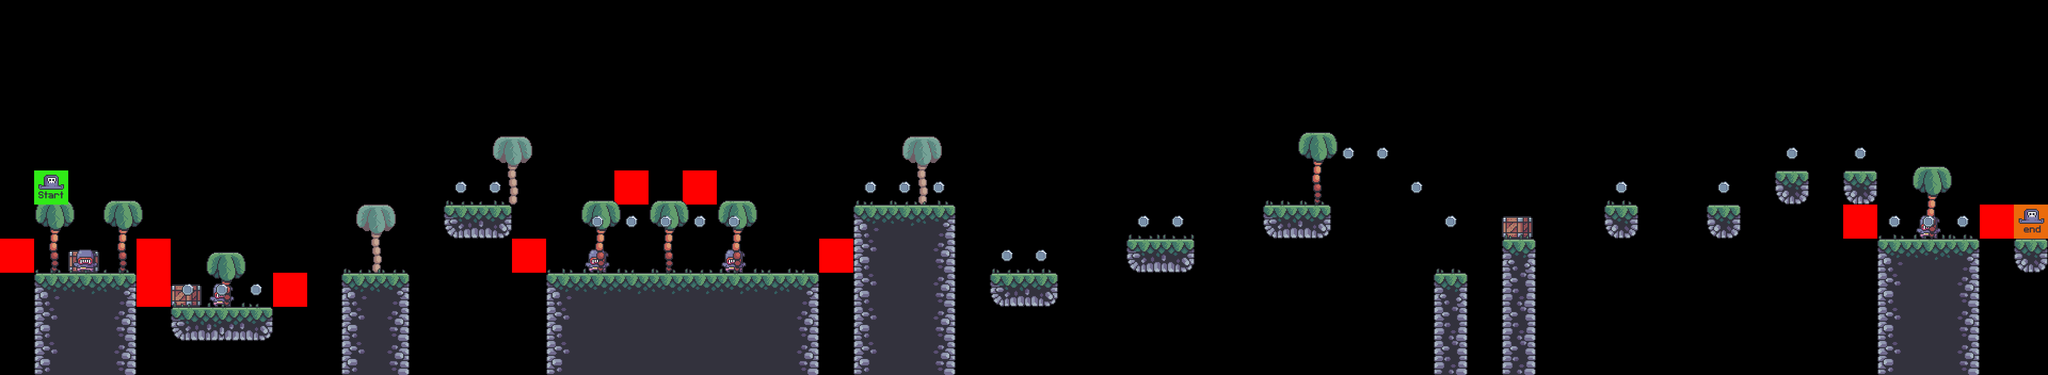

The image is a tile-based game level rendered from a .tmx file. Its description and source (layers, tilesets, objects; grid data summarised) follow:
An orthogonal 60x11 tile map with 64x64 px tiles, 9 tile layers (bg_palms, terrain, crates, grass, ...), 7 tilesets.

<map version="1.10" tiledversion="1.10.1" orientation="orthogonal" renderorder="right-down" width="60" height="11" tilewidth="64" tileheight="64" infinite="0" nextlayerid="10" nextobjectid="1">
 <editorsettings>
  <export target="../levels/0/level_0..csv" format="csv" />
 </editorsettings>
 <tileset firstgid="1" source="../tiel-set/terrain_tiles.tsx" />
 <tileset firstgid="17" source="../tiel-set/coin_tiles.tsx" />
 <tileset firstgid="19" source="../tiel-set/grass.tsx" />
 <tileset firstgid="24" source="../tiel-set/Palms.tsx" />
 <tileset firstgid="27" source="../tiel-set/crates.tsx" />
 <tileset firstgid="28" source="../tiel-set/player_tiles.tsx" />
 <tileset firstgid="30" source="../tiel-set/enemy_tile.tsx" />
 <layer id="5" name="bg_palms" width="60" height="11">
  <data>[660 cells, 3 non-empty, 1 distinct tile ids]</data>
 </layer>
 <layer id="1" name="terrain" width="60" height="11">
  <data>[660 cells, 89 non-empty, 12 distinct tile ids]</data>
 </layer>
 <layer id="6" name="crates" width="60" height="11">
  <data>[660 cells, 3 non-empty, 1 distinct tile ids]</data>
 </layer>
 <layer id="3" name="grass" width="60" height="11">
  <data>[660 cells, 33 non-empty, 5 distinct tile ids]</data>
 </layer>
 <layer id="8" name="enemys" width="60" height="11">
  <data>[660 cells, 5 non-empty, 1 distinct tile ids]</data>
 </layer>
 <layer id="9" name="contarins" width="60" height="11">
  <data>[660 cells, 11 non-empty, 2 distinct tile ids]</data>
 </layer>
 <layer id="4" name="fg_palms" width="60" height="11">
  <data>[660 cells, 8 non-empty, 2 distinct tile ids]</data>
 </layer>
 <layer id="2" name="coins" width="60" height="11">
  <data>[660 cells, 28 non-empty, 1 distinct tile ids]</data>
 </layer>
 <layer id="7" name="player" width="60" height="11">
  <data>[660 cells, 2 non-empty, 2 distinct tile ids]</data>
 </layer>
</map>
